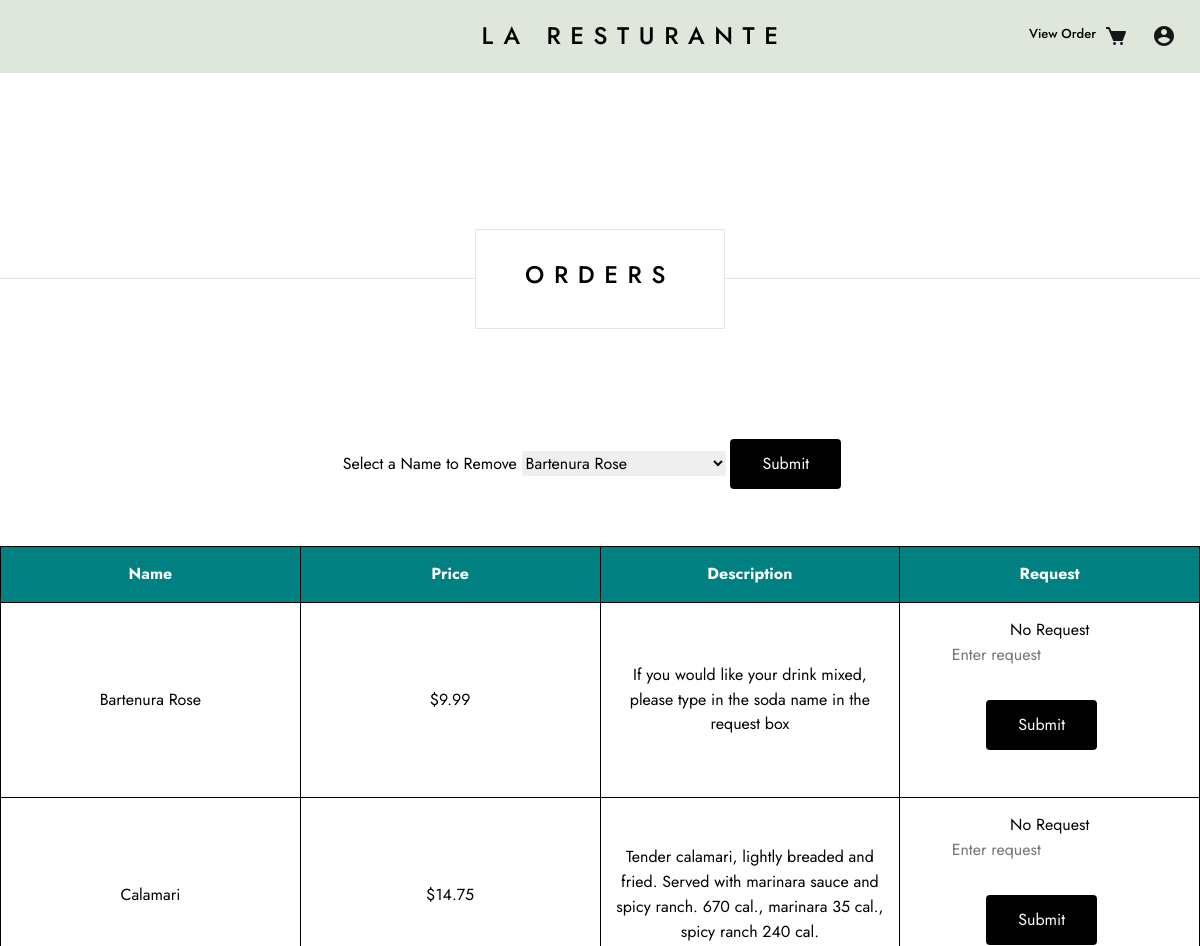
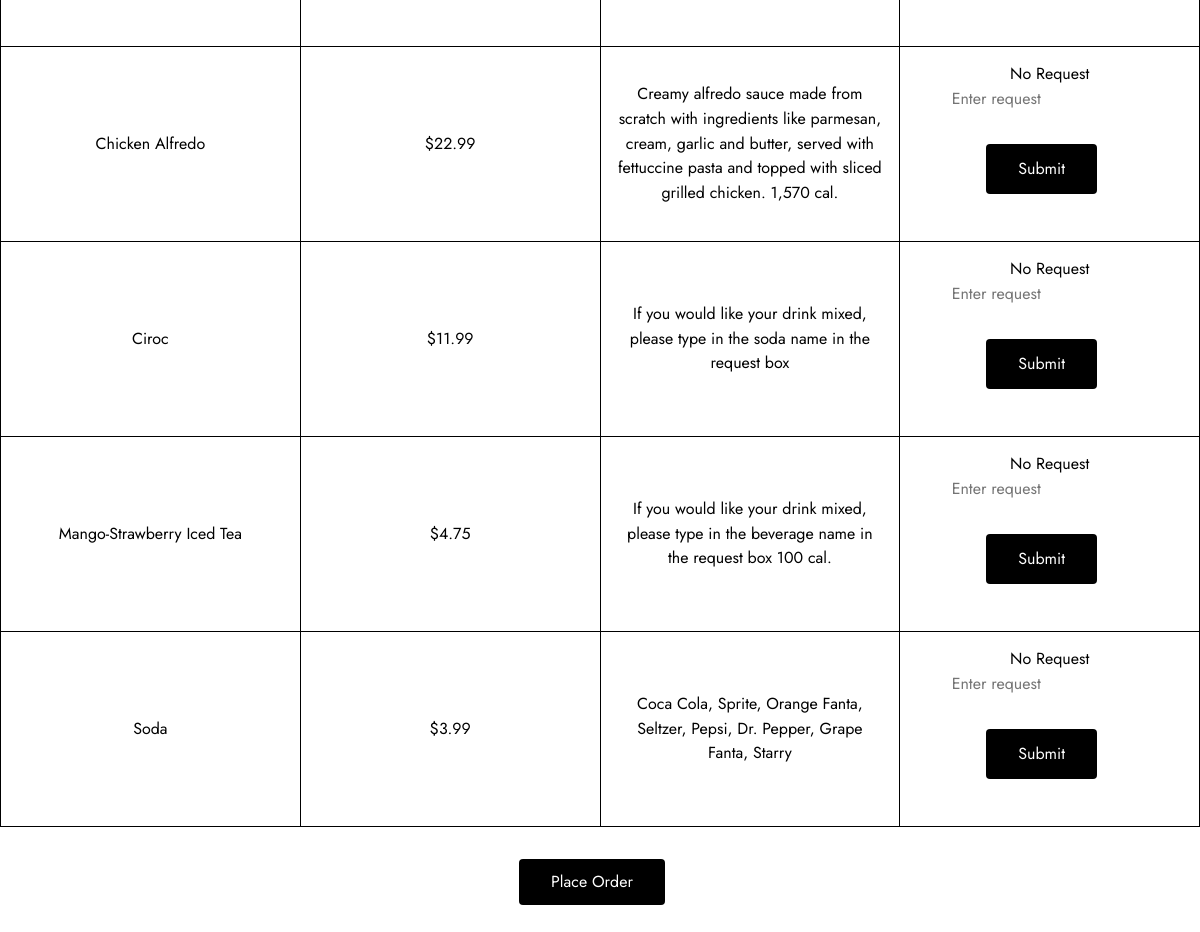
/order-queue1.php, run on the app's committed database (2 pictures, top to bottom).
### tables this page shows
CREATE TABLE `Table1` (
  `Name` varchar(100) NOT NULL,
  `Price` float NOT NULL,
  `Description` varchar(700) NOT NULL,
  `Request` varchar(100) NOT NULL
);

### order-queue1.php (the view, shortened to what this page needs)
<!DOCTYPE html>
<html lang="en">
  <head>
  </head>
  <body>
    <link rel="stylesheet" href="./style.css" />
    <div>
      <link href="./order-queue.css" rel="stylesheet" />
      <div class="order-queue-container">
        <div class="order-queue-navbar">
          <header
            data-role="Header"
            class="order-queue-header max-width-container"
          >
            <div class="order-queue-navbar1">
              <div class="order-queue-middle">
                <div class="order-queue-left">
                  <span>
                  </span>
                </div>
                <a
                  href="index1.php"
                  id="home"
                  class="order-queue-logo-center navbar-logo-title"
                >
                  LA RESTURANTE
                </a>
                <div class="order-queue-right">
                  <span>
                  </span>
                </div>
              </div>
              <div class="order-queue-icons">
                <a
                  href="order-queue1.php"
                  class="order-queue-text02 navbar-link"
                >
                  View Order
                </a>
                <a href = "checkOut.php">
                  <img
                    alt="iconsbxscart3271299"
                    class="order-queue-image"
                  />
                </a>
                <a href="login.php" class="order-queue-navlink">
                  <img
                    alt="AccountCircle3271301"
                    class="order-queue-image1"
                  />
                </a>
              </div>
            </div>
          </header>
        </div>
        <div class="order-queue-main">
          <div
            id="Beverages"
            class="order-queue-bev-spacer section-container"
          ></div>
          <div class="section-container column">
            <div class="order-queue-banner">
              <div class="order-queue-container2">
                <h3 class="order-queue-text09 Heading-3">ORDERS</h3>
              </div>
            </div>
          </div>
          <div
            id="Beverages"
            class="order-queue-bev-spacer1 section-container"
          ></div>
<p><?php
$servername = "localhost";
$username = "root";
$password = "";
$dbname = "La_Resturante_Database";
$conn = new mysqli($servername, $username, $password, $dbname);
$sql = "SELECT Name, Price, Description, Request FROM Table1";
$result = $conn->query($sql);
?></p>
<form method="POST">
        <label>Select a Name to Remove</label>
        <select name="Name">
            <?php
                while ($category = mysqli_fetch_array(
                        $result,MYSQLI_ASSOC)):;
            ?>
                <option value="<?php echo $category["Name"];
                ?>">
                    <?php echo $category["Name"];
                    ?>
                </option>
            <?php
                endwhile;
            ?>
        </select>
        <input type="submit" value="Submit" name="submit">
    </form>
    <br>
<?php
$servername = "localhost";
$username = "root";
$password = "";
$dbname = "La_Resturante_Database";
$conn = new mysqli($servername, $username, $password, $dbname);
$sql = "SELECT Name, Price, Description, Request FROM Table1";
$result = $conn->query($sql);
if ($result->num_rows > 0) {
  echo "<table>";
  echo "<tr>
          <th>Name</th>
          <th>Price</th>
          <th>Description</th>
          <th>Request</th>
        </tr>";
  while ($row = $result->fetch_assoc()) {
    $previousRequest = isset($row["Request"]) && !empty($row["Request"]) ? $row["Request"] : "No Request";
      echo "<form method='post'>";
      echo "<tr>
              <td>" . $row["Name"] . "</td>
              <td>" . "$" . $row["Price"] . "</td>
              <td>" . $row["Description"] . "</td>
              <td>
                  <span>" . $previousRequest . "</span><br>
                  <input type='text' name='request' placeholder='Enter request'>
                  <input type='hidden' name='name' value='" . $row["Name"] . "'>
                  <input type='submit' value='Submit'>
              </td>
            </tr>";
      echo "</form>";
  }
  echo "</table>";
} else {
  echo "0 items to order";
}
?>
<a href="checkOut.php">
          <button class="order-queue-button button">Place Order</button></a>
        </div>
      </div>
    </div>
  </body>
</html>

### style.css (style rules this page uses)
:root { --dl-color-gray-500: #595959; --dl-color-gray-700: #999999; --dl-color-gray-900: #D9D9D9; --dl-color-gray-950: #e5e5e5ff; --dl-size-size-large: 144px; --dl-size-size-small: 48px; --dl-color-gray-black: #000000; --dl-color-gray-white: #FFFFFF; --dl-size-size-medium: 96px; --dl-size-size-xlarge: 192px; --dl-size-size-xsmall: 16px; --dl-space-space-unit: 16px; --dl-size-size-xxlarge: 288px; --dl-color-gray-black50: #00000080; --dl-color-gray-black60: #00000099; --dl-color-gray-black80: #000000cc; --dl-color-pallet-green: #dfe7ddff; --dl-size-size-maxwidth: 1328px; --dl-color-pallet-yellow: #efc14cff; --dl-radius-radius-round: 50%; --dl-space-space-halfunit: 8px; --dl-space-space-sixunits: 96px; --dl-space-space-twounits: 32px; --dl-radius-radius-radius2: 2px; --dl-radius-radius-radius4: 4px; --dl-radius-radius-radius8: 8px; --dl-space-space-fiveunits: 80px; --dl-space-space-fourunits: 64px; --dl-space-space-threeunits: 48px; --dl-space-space-oneandhalfunits: 24px; }
.button { color: var(--dl-color-gray-black80); cursor: pointer; display: flex; padding: 0.5rem 1rem; position: relative; box-sizing: border-box; font-style: normal; transition: 0.3s; align-items: flex-start; flex-shrink: 1; font-weight: 500; line-height: 14px; padding-top: 12px; border-color: var(--dl-color-gray-black50); border-style: solid; border-width: 1px; padding-left: 24px; border-radius: 0px; padding-right: 24px; padding-bottom: 12px; text-decoration: none; }
.section-container { width: 100%; display: flex; align-items: center; padding-top: var(--dl-space-space-fiveunits); justify-content: center; }
.max-width-container { width: 100%; display: flex; max-width: var(--dl-size-size-maxwidth); align-items: center; padding-left: var(--dl-space-space-oneandhalfunits); padding-right: var(--dl-space-space-oneandhalfunits); flex-direction: column; }
.column { display: flex; flex-direction: column; }
.navbar-link { color: rgba(0, 0, 0, 1); cursor: pointer; height: auto; font-size: 13px; text-align: left; transition: 0.3s; font-family: Jost; font-weight: 500; text-decoration: none; }
.navbar-logo-title { color: var(--dl-color-gray-black); cursor: pointer; height: auto; font-size: 24px; transition: 0.3s; font-family: Jost; font-weight: 500; line-height: 20px; margin-left: var(--dl-space-space-fourunits); margin-right: var(--dl-space-space-fourunits); letter-spacing: 0.4em; text-decoration: none; }
.Heading-3 { font-size: 24px; font-style: normal; font-family: Jost; font-weight: 500; line-height: 20px; letter-spacing: 0.4em; text-transform: none; text-decoration: none; }

### order-queue1.php (style rules this page uses)
table, th, td { border: 1px solid black; }
table { width: 100%; }
th { width: 20% }
td { width: 20%; }
table { border-collapse: collapse; }
table, th, td { text-align: center; }
th, td { padding: 15px; }
th { background-color: teal; color: white; }
input[type=submit] { color: var(--dl-color-gray-white); font-style: normal; margin-top: var(--dl-space-space-twounits); text-align: center; transition: 0.3s; font-weight: 400; padding-top: var(--dl-space-space-unit); border-color: var(--dl-color-gray-black); border-width: 0px; margin-right: var(--dl-space-space-unit); padding-left: var(--dl-space-space-twounits); border-radius: var(--dl-radius-radius-radius4); margin-bottom: var(--dl-space-space-twounits); padding-right: var(--dl-space-space-twounits); padding-bottom: var(--dl-space-space-unit); background-color: var(--dl-color-gray-black); }
html { line-height: 1.15; }
body { margin: 0; }
* { box-sizing: border-box; border-width: 0; border-style: solid; }
p,li,ul,pre,div,h1,h2,h3,h4,h5,h6,figure,blockquote,figcaption { margin: 0; padding: 0; }
button { background-color: transparent; }
button,input,optgroup,select,textarea { font-family: inherit; font-size: 100%; line-height: 1.15; margin: 0; }
button,select { text-transform: none; }
button,[type="button"],[type="reset"],[type="submit"] { -webkit-appearance: button; }
a { color: inherit; text-decoration: inherit; }
input { padding: 2px 4px; }
img { display: block; }
html { scroll-behavior: smooth }
html { font-family: Jost; font-size: 16px; }
body { font-weight: 400; font-style:normal; text-decoration: none; text-transform: none; letter-spacing: 0.02; line-height: 1.55; color: var(--dl-color-gray-black); background-color: var(--dl-color-gray-white); }

### data on the page
table1: Name "Bartenura Rose", Price "9.99", Description "If you would like your drink mixed, please type in the soda name in the request box", Request "No Request"
table1: Name "Calamari", Price "14.75", Description "Tender calamari, lightly breaded and fried. Served with marinara sauce and spicy ranch. 670 cal., marinara 35 cal., spicy ranch 240 cal.", Request "No Request"
table1: Name "Chicken Alfredo", Price "22.99", Description "Creamy alfredo sauce made from scratch with ingredients like parmesan, cream, garlic and butter, served with fettuccine pasta and topped with sliced grilled chicken. 1,570 cal.", Request "No Request"
table1: Name "Ciroc", Price "11.99", Description "If you would like your drink mixed, please type in the soda name in the request box", Request "No Request"
table1: Name "Mango-Strawberry Iced Tea", Price "4.75", Description "If you would like your drink mixed, please type in the beverage name in the request box 100 cal.", Request "No Request"
table1: Name "Soda", Price "3.99", Description "Coca Cola, Sprite, Orange Fanta, Seltzer, Pepsi, Dr. Pepper, Grape Fanta, Starry", Request "No Request"

### other printed values
form field Name "Bartenura Rose"
